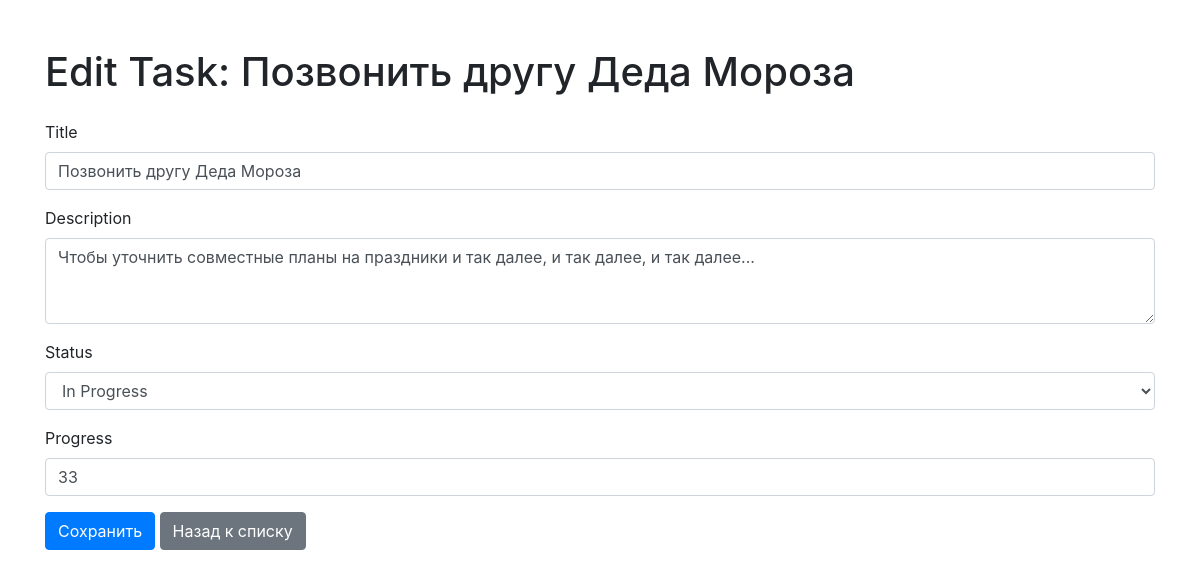
The page /tasks/4/edit on the database its author committed.
### app/models.py (models this page shows)
class Task(Base):
    __tablename__ = 'tasks_task'
    id = Column(Integer, primary_key=True, index=True)
    title = Column(String(200))
    description = Column(Text, nullable=True)
    status = Column(String(20), default='todo')
    created_at = Column(DateTime, server_default=func.now())
    updated_at = Column(DateTime, onupdate=func.now())
    progress = Column(Integer, default=0)

### app/main.py (the view)
@app.get("/tasks/{task_id}/edit", name="edit_task")
def edit_task(task_id: int, request: Request, db: Session = Depends(get_db)):
    task = get_task(db=db, task_id=task_id)
    if not task:
        raise HTTPException(status_code=404, detail="Task not found")
    return templates.TemplateResponse("edit_task.html", {"request": request, "task": task})

### app/templates/edit_task.html (shortened to what this page needs)
<!DOCTYPE html>
<html lang="en">
<head>
    <link rel="stylesheet" href="https://stackpath.bootstrapcdn.com/bootstrap/4.5.2/css/bootstrap.min.css">
</head>
<body>
    <div class="container mt-5">
        <h1 class="mb-4">Edit Task: {{ task.title }}</h1>
        <form action="{{ url_for('update_task', task_id=task.id) }}" method="post">
            <div class="form-group">
                <label for="title">Title</label>
                <input type="text" class="form-control" id="title" name="title" value="{{ task.title }}" required>
            </div>
            <div class="form-group">
                <label for="description">Description</label>
                <textarea class="form-control" id="description" name="description" rows="3">{{ task.description }}</textarea>
            </div>
            <div class="form-group">
                <label for="status">Status</label>
                <select class="form-control" id="status" name="status">
                    <option value="in_progress" {% if task.status == 'in_progress' %}selected{% endif %}>In Progress</option>
                </select>
            </div>
            <div class="form-group">
                <label for="progress">Progress</label>
                <input type="number" class="form-control" id="progress" name="progress" min="0" max="100"
                       value="{{ task.progress }}">
            </div>
            <button type="submit" class="btn btn-primary">Сохранить</button>
            <a href="{{ url_for('index') }}" class="btn btn-secondary">Назад к списку</a>
        </form>
    </div>
</body>
</html>

### rows shown on the page
Task: title "Позвонить другу Деда Мороза", description "Чтобы уточнить совместные планы на праздники и так далее, и так далее, и так далее...", status "In Progress", progress "33"
